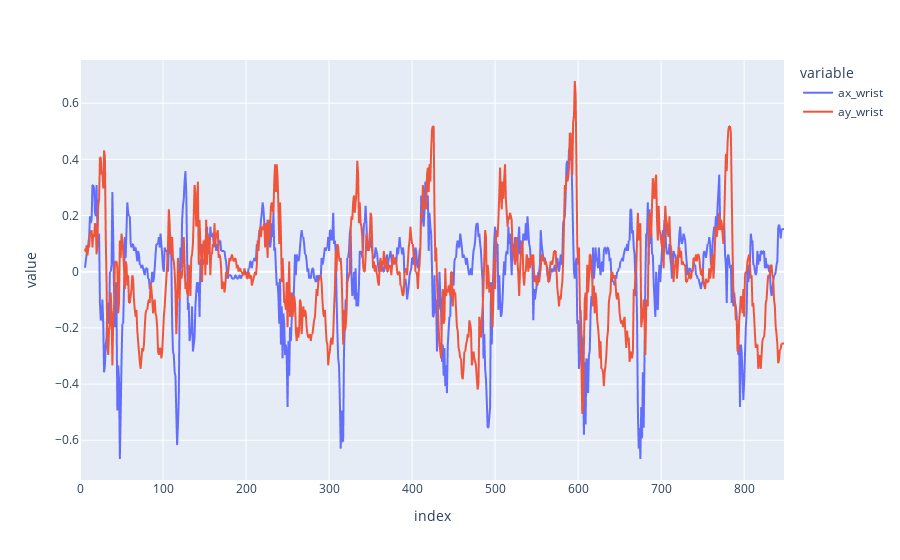

Notebook code for this chart:
### Markdown cell above
#### Cálculo de la aceleración
Ahora podemos utilizar la velocidad para obtener la aceleración.

### Code cell
for object in objects:
    df[f"ax_{object}"] = df[f"vx_{object}"].diff()
    df[f"ay_{object}"] = df[f"vy_{object}"].diff()
fig = px.line(df, x = df.index, y = ['ax_wrist', 'ay_wrist'])
fig.show()

### Figure 1 — Plotly figure (JSON) as saved in the notebook; plotly's stock layout.template omitted (floating-point values rounded to 4 significant figures; data arrays with more than 128 entries replaced by an {"elided": "..."} marker saying what was removed)
{"data": [{"hovertemplate": "variable=ax_wrist<br>index=%{x}<br>value=%{y}<extra></extra>", "legendgroup": "ax_wrist", "line": {"color": "#636efa", "dash": "solid"}, "marker": {"symbol": "circle"}, "mode": "lines", "name": "ax_wrist", "showlegend": true, "type": "scattergl", "x": {"elided": "849 int values"}, "xaxis": "x", "y": {"elided": "849 float values"}, "yaxis": "y"}, {"hovertemplate": "variable=ay_wrist<br>index=%{x}<br>value=%{y}<extra></extra>", "legendgroup": "ay_wrist", "line": {"color": "#EF553B", "dash": "solid"}, "marker": {"symbol": "circle"}, "mode": "lines", "name": "ay_wrist", "showlegend": true, "type": "scattergl", "x": {"elided": "849 int values"}, "xaxis": "x", "y": {"elided": "849 float values"}, "yaxis": "y"}], "layout": {"legend": {"title": {"text": "variable"}, "tracegroupgap": 0}, "margin": {"t": 60}, "xaxis": {"anchor": "y", "domain": [0, 1], "title": {"text": "index"}}, "yaxis": {"anchor": "x", "domain": [0, 1], "title": {"text": "value"}}}}
